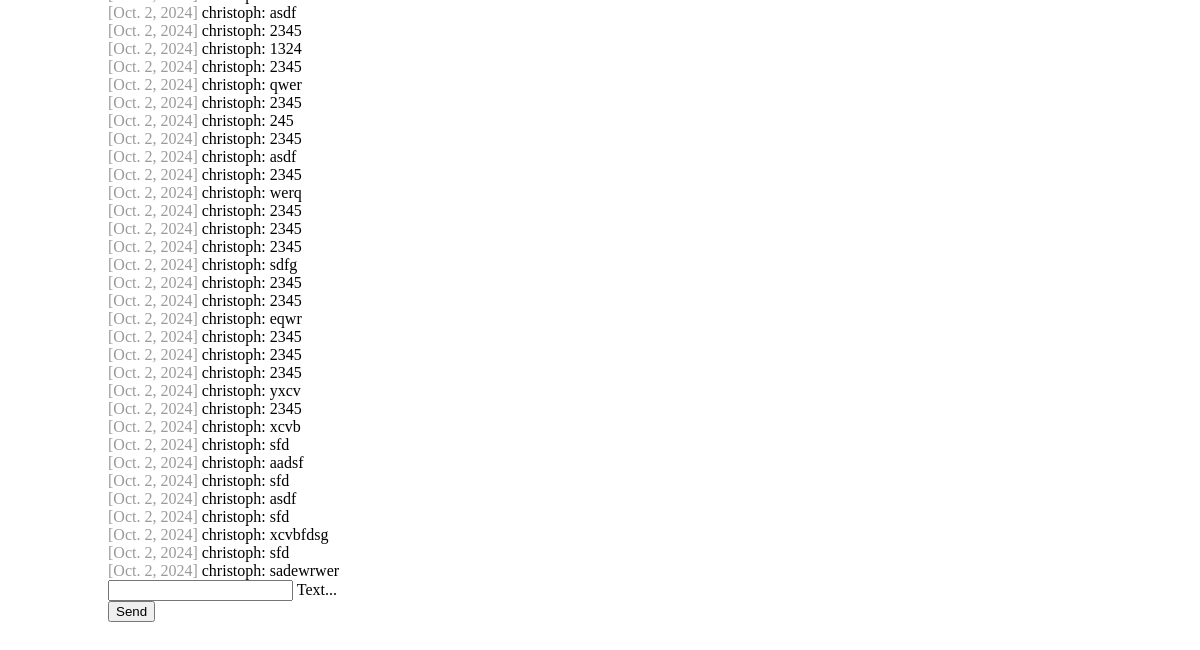
The page /chat/ (signed in, lower part) on the database as committed earlier.
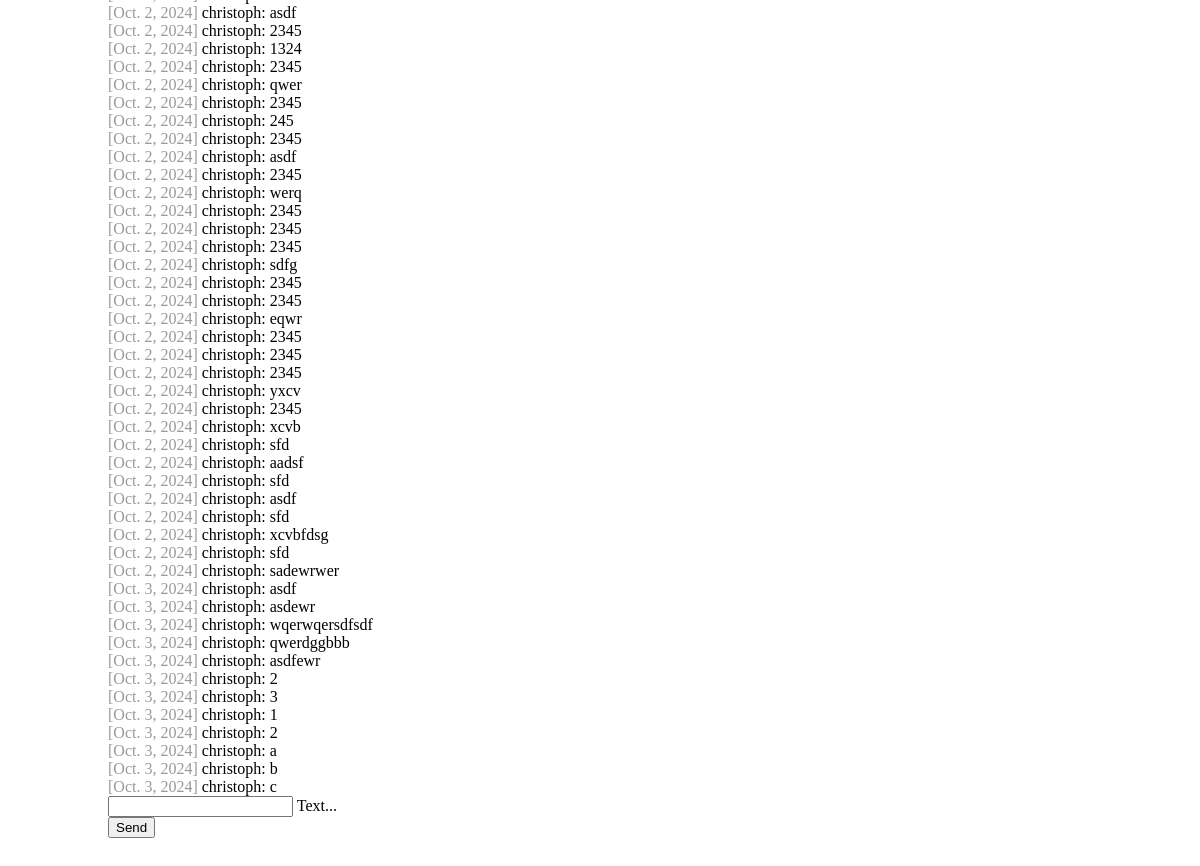
The same page on the database as committed later.
### chat/models.py (models this page shows)
class Message(models.Model):
    text = models.CharField(max_length=500)
    created_at = models.DateField(default=date.today)
    chat = models.ForeignKey(Chat, on_delete=models.CASCADE, related_name='chat_messages_set', default=None, blank=True, null=True)
    author = models.ForeignKey(settings.AUTH_USER_MODEL, on_delete=models.CASCADE, related_name='author_messages')
    receiver = models.ForeignKey(settings.AUTH_USER_MODEL, on_delete=models.CASCADE, related_name='receiver_messages')

### chat/views.py (the view, shortened to what this page needs)
# urls.py: path('chat/', index),
@login_required(login_url="/login/")
def index(request):
    chatMessages = Message.objects.filter(chat__id=1)
    lastMessage = chatMessages.last()
    return render(request, "chat/index.html", {"messages": chatMessages, "last_message": lastMessage})

### chat/templates/chat/index.html (shortened to what this page needs)
{% extends "base.html" %} {% block content %} {% if request.user.is_authenticated %}
<div id="messageContainer">
  {% for message in messages %}
  <div>
    <span class="color-gray">[{{ message.created_at }}]</span>
    {{message.author}}: {{ message.text }}
  </div>
  {% endfor %}
</div>
<form onsubmit="sendMessage(); return false;" method="post">
  <div class="mdl-textfield mdl-js-textfield mdl-textfield--floating-label">
    <input
      class="mdl-textfield__input"
      name="textmessage"
      type="text"
      id="messageField"
    />
    <label class="mdl-textfield__label" for="messageField">Text...</label>
  </div>
  <button
    class="mdl-button mdl-js-button mdl-button--raised mdl-js-ripple-effect mdl-button--accent"
  >
    Send
  </button>
</form>
{% else %}
<h1>Nicht eingeloggt</h1>
<p>
  Du bist aktuell nicht eingeloggt. Zum einloggen bitte
  <a href="/login/">hier</a> klicken.
</p>
{% endif %} {% endblock %}

Rows that differ between the two databases and show on the page:
added Message: created_at "Oct. 3, 2024", author "christoph", text "asdf"
added Message: created_at "Oct. 3, 2024", author "christoph", text "asdewr"
added Message: created_at "Oct. 3, 2024", author "christoph", text "wqerwqersdfsdf"
added Message: created_at "Oct. 3, 2024", author "christoph", text "qwerdggbbb"
added Message: created_at "Oct. 3, 2024", author "christoph", text "asdfewr"
added Message: created_at "Oct. 3, 2024", author "christoph", text "2"
added Message: created_at "Oct. 3, 2024", author "christoph", text "3"
added Message: created_at "Oct. 3, 2024", author "christoph", text "1"
added Message: created_at "Oct. 3, 2024", author "christoph", text "2"
added Message: created_at "Oct. 3, 2024", author "christoph", text "a"
added Message: created_at "Oct. 3, 2024", author "christoph", text "b"
added Message: created_at "Oct. 3, 2024", author "christoph", text "c"
